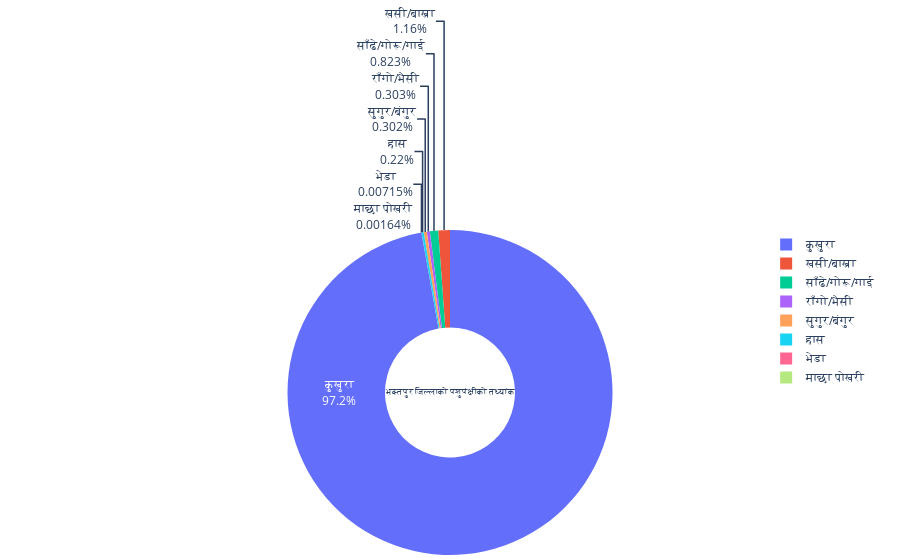

Source (notebook cell):
### Code cell
import plotly.graph_objects as go

labels = ['साँढे/गोरू/गाई','राँगो/भैसी','खसी/बाख्रा','भेडा','सुगुर/बंगुर','कुखुरा','हास','माछा पोखरी']
values = [22105, 8142,31118,192,8100,2610149, 5902,44]

fig = go.Figure(data=[go.Pie(labels=labels, 
                             values=values, 
                             textinfo='label+percent',
                             insidetextorientation='radial',
                             hole=.4,
                             title='भक्तपुर जिल्लाको पशुपंक्षीको तथ्यांक',
                             
                            )])
fig.update_layout(margin=dict(t=0, b=0, l=0, r=0),
                template='plotly',)

fig.show()

### Figure 1 — Plotly figure (JSON) as saved in the notebook; plotly's stock layout.template omitted (floating-point values rounded to 4 significant figures)
{"data": [{"hole": 0.4, "insidetextorientation": "radial", "labels": ["साँढे/गोरू/गाई", "राँगो/भैसी", "खसी/बाख्रा", "भेडा", "सुगुर/बंगुर", "कुखुरा", "हास", "माछा पोखरी"], "textinfo": "label+percent", "title": {"text": "भक्तपुर जिल्लाको पशुपंक्षीको तथ्यांक"}, "type": "pie", "values": [22105, 8142, 31118, 192, 8100, 2610149, 5902, 44]}], "layout": {"margin": {"b": 0, "l": 0, "r": 0, "t": 0}}}
